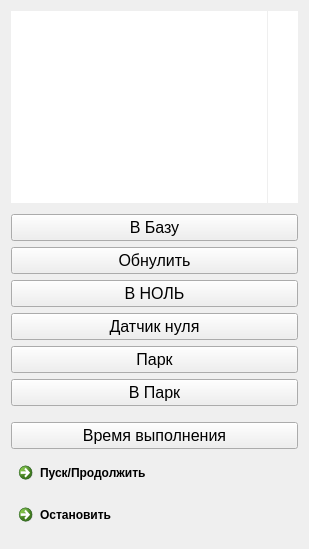
         <widget class="QFrame" name="actionsFrame">
          <property name="sizePolicy">
           <sizepolicy hsizetype="Preferred" vsizetype="Preferred">
            <horstretch>1</horstretch>
            <verstretch>0</verstretch>
           </sizepolicy>
          </property>
          <property name="frameShape">
           <enum>QFrame::NoFrame</enum>
          </property>
          <property name="frameShadow">
           <enum>QFrame::Plain</enum>
          </property>
          <layout class="QVBoxLayout" name="verticalLayout_10">
           <item>
            <widget class="QFrame" name="devicesFrame">
             <property name="frameShape">
              <enum>QFrame::NoFrame</enum>
             </property>
             <property name="frameShadow">
              <enum>QFrame::Raised</enum>
             </property>
             <layout class="QHBoxLayout" name="horizontalLayout_5">
              <property name="spacing">
               <number>1</number>
              </property>
              <property name="leftMargin">
               <number>0</number>
              </property>
              <property name="topMargin">
               <number>0</number>
              </property>
              <property name="rightMargin">
               <number>0</number>
              </property>
              <property name="bottomMargin">
               <number>0</number>
              </property>
              <item>
               <widget class="QListWidget" name="devicesButtonsListWidget">
                <property name="font">
                 <font>
                  <pointsize>14</pointsize>
                 </font>
                </property>
                <property name="frameShape">
                 <enum>QFrame::NoFrame</enum>
                </property>
                <property name="editTriggers">
                 <set>QAbstractItemView::DoubleClicked</set>
                </property>
                <property name="alternatingRowColors">
                 <bool>true</bool>
                </property>
               </widget>
              </item>
              <item>
               <widget class="QListWidget" name="devicesLedsListWidget">
                <property name="sizePolicy">
                 <sizepolicy hsizetype="Fixed" vsizetype="Expanding">
                  <horstretch>0</horstretch>
                  <verstretch>0</verstretch>
                 </sizepolicy>
                </property>
                <property name="maximumSize">
                 <size>
                  <width>30</width>
                  <height>16777215</height>
                 </size>
                </property>
                <property name="frameShape">
                 <enum>QFrame::NoFrame</enum>
                </property>
                <property name="editTriggers">
                 <set>QAbstractItemView::NoEditTriggers</set>
                </property>
                <property name="selectionMode">
                 <enum>QAbstractItemView::NoSelection</enum>
                </property>
                <property name="viewMode">
                 <enum>QListView::ListMode</enum>
                </property>
               </widget>
              </item>
             </layout>
            </widget>
           </item>
           <item>
            <widget class="QFrame" name="controlButtonsFrame">
             <property name="sizePolicy">
              <sizepolicy hsizetype="Preferred" vsizetype="Preferred">
               <horstretch>0</horstretch>
               <verstretch>6</verstretch>
              </sizepolicy>
             </property>
             <property name="frameShape">
              <enum>QFrame::NoFrame</enum>
             </property>
             <property name="frameShadow">
              <enum>QFrame::Raised</enum>
             </property>
             <layout class="QVBoxLayout" name="verticalLayout_7">
              <property name="leftMargin">
               <number>0</number>
              </property>
              <property name="topMargin">
               <number>5</number>
              </property>
              <property name="rightMargin">
               <number>0</number>
              </property>
              <property name="bottomMargin">
               <number>5</number>
              </property>
              <item>
               <widget class="QPushButton" name="toBasePushButton">
                <property name="sizePolicy">
                 <sizepolicy hsizetype="Minimum" vsizetype="Preferred">
                  <horstretch>0</horstretch>
                  <verstretch>0</verstretch>
                 </sizepolicy>
                </property>
                <property name="font">
                 <font>
                  <pointsize>12</pointsize>
                 </font>
                </property>
                <property name="text">
                 <string>В Базу</string>
                </property>
                <property name="shortcut">
                 <string>F9</string>
                </property>
                <property name="autoDefault">
                 <bool>false</bool>
                </property>
                <property name="flat">
                 <bool>false</bool>
                </property>
               </widget>
              </item>
              <item>
               <widget class="QPushButton" name="zeroPushButton">
                <property name="sizePolicy">
                 <sizepolicy hsizetype="Minimum" vsizetype="Preferred">
                  <horstretch>0</horstretch>
                  <verstretch>0</verstretch>
                 </sizepolicy>
                </property>
                <property name="font">
                 <font>
                  <pointsize>12</pointsize>
                 </font>
                </property>
                <property name="text">
                 <string>Обнулить</string>
                </property>
                <property name="shortcut">
                 <string>0</string>
                </property>
               </widget>
              </item>
              <item>
               <widget class="QPushButton" name="toZeroPushButton">
                <property name="sizePolicy">
                 <sizepolicy hsizetype="Minimum" vsizetype="Preferred">
                  <horstretch>0</horstretch>
                  <verstretch>0</verstretch>
                 </sizepolicy>
                </property>
                <property name="font">
                 <font>
                  <pointsize>12</pointsize>
                 </font>
                </property>
                <property name="text">
                 <string>В НОЛЬ</string>
                </property>
                <property name="shortcut">
                 <string>F5</string>
                </property>
               </widget>
              </item>
              <item>
               <widget class="QPushButton" name="zeroSensorPushButton">
                <property name="sizePolicy">
                 <sizepolicy hsizetype="Minimum" vsizetype="Preferred">
                  <horstretch>0</horstretch>
                  <verstretch>0</verstretch>
                 </sizepolicy>
                </property>
                <property name="font">
                 <font>
                  <pointsize>12</pointsize>
                 </font>
                </property>
                <property name="text">
                 <string>Датчик нуля</string>
                </property>
                <property name="shortcut">
                 <string>R</string>
                </property>
               </widget>
              </item>
              <item>
               <widget class="QPushButton" name="parkPushButton">
                <property name="sizePolicy">
                 <sizepolicy hsizetype="Minimum" vsizetype="Preferred">
                  <horstretch>0</horstretch>
                  <verstretch>0</verstretch>
                 </sizepolicy>
                </property>
                <property name="font">
                 <font>
                  <pointsize>12</pointsize>
                 </font>
                </property>
                <property name="text">
                 <string>Парк</string>
                </property>
                <property name="shortcut">
                 <string>F6</string>
                </property>
               </widget>
              </item>
              <item>
               <widget class="QPushButton" name="toParkPushButton">
                <property name="sizePolicy">
                 <sizepolicy hsizetype="Minimum" vsizetype="Preferred">
                  <horstretch>0</horstretch>
                  <verstretch>0</verstretch>
                 </sizepolicy>
                </property>
                <property name="font">
                 <font>
                  <pointsize>12</pointsize>
                 </font>
                </property>
                <property name="text">
                 <string>В Парк</string>
                </property>
                <property name="shortcut">
                 <string>F7</string>
                </property>
               </widget>
              </item>
             </layout>
            </widget>
           </item>
           <item>
            <widget class="QFrame" name="runFrame">
             <property name="sizePolicy">
              <sizepolicy hsizetype="Preferred" vsizetype="Preferred">
               <horstretch>0</horstretch>
               <verstretch>3</verstretch>
              </sizepolicy>
             </property>
             <property name="frameShape">
              <enum>QFrame::NoFrame</enum>
             </property>
             <property name="frameShadow">
              <enum>QFrame::Raised</enum>
             </property>
             <layout class="QVBoxLayout" name="verticalLayout_8">
              <property name="leftMargin">
               <number>0</number>
              </property>
              <property name="topMargin">
               <number>5</number>
              </property>
              <property name="rightMargin">
               <number>0</number>
              </property>
              <property name="bottomMargin">
               <number>5</number>
              </property>
              <item>
               <widget class="QPushButton" name="timerPushButton">
                <property name="sizePolicy">
                 <sizepolicy hsizetype="Minimum" vsizetype="Preferred">
                  <horstretch>0</horstretch>
                  <verstretch>0</verstretch>
                 </sizepolicy>
                </property>
                <property name="font">
                 <font>
                  <pointsize>12</pointsize>
                 </font>
                </property>
                <property name="text">
                 <string>Время выполнения</string>
                </property>
                <property name="shortcut">
                 <string>F11</string>
                </property>
               </widget>
              </item>
              <item>
               <widget class="QCommandLinkButton" name="runCommandLinkButton">
                <property name="text">
                 <string>Пуск/Продолжить</string>
                </property>
                <property name="iconSize">
                 <size>
                  <width>20</width>
                  <height>20</height>
                 </size>
                </property>
                <property name="shortcut">
                 <string>F10</string>
                </property>
                <property name="checkable">
                 <bool>false</bool>
                </property>
               </widget>
              </item>
              <item>
               <widget class="QCommandLinkButton" name="stopCommandLinkButton">
                <property name="text">
                 <string>Остановить</string>
                </property>
                <property name="shortcut">
                 <string>Space</string>
                </property>
               </widget>
              </item>
             </layout>
            </widget>
           </item>
          </layout>
         </widget>
